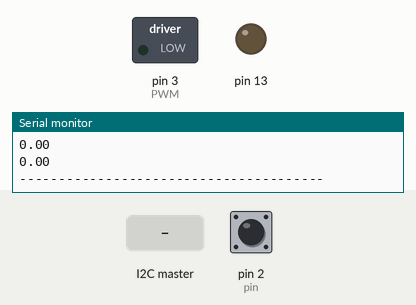
Simulated run of this sketch. Board: Arduino Uno, built with avr-gcc and run on an emulated ATmega328P. Shown: switched loads named in the sketch (green lamp = pin HIGH), output pins drawn as LEDs (lit = HIGH), the last lines printed to the serial monitor. Inputs (shaded band) come from the test bench; at power-on: pin 2 (pin) HIGH.

Above: at 1.2 s.
1.3 s: the I2C master sends the byte 1
At 1.9 s:
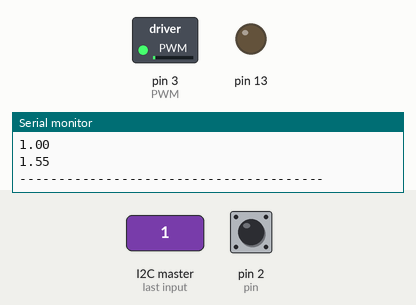
4.3 s: the I2C master sends the byte 90
At 6.0 s:
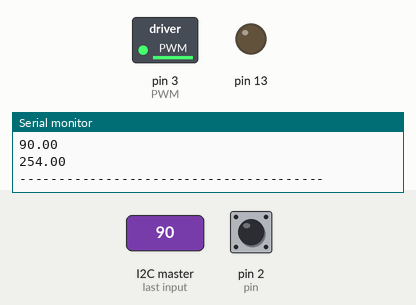
Timing chart, 0 to 7.5 s (numbered marks = the images above; inputs shaded):
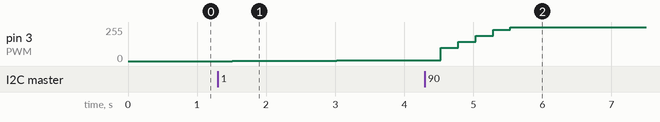

Measured:
- after the input at 1.3 s, pin 3 (PWM): moves from 0/255 to 6/255 over 2.5 s, starting after 0.21 s

The sketch:

Final_project.ino
```cpp
#include <Wire.h>
#define SLAVE_ADDRESS 0x09

bool flagSend = false;
int valueSend;
int speedReference;
long m1,m2; //Store time in interrupts
float speed;//Sepeed calculation
long t_tot=0;//Mean value of interrupts
long up_times[3]={0,0,0};//Interrupts timing
int index=0; //Intex for interrupts timing
int pin = 2; // Encoder pin
int PWM = 3; //PWM pin
int SetPoint;
float kp = 0.55;
float ki = 0.5;
float kd = 0.001;
float integralError = 0;
float previousError;
float derivativeOutput;
float integralOutput;
float error ,control;
long t_min;
//Interrupt for encoder
void int0()
{
m1=micros();
up_times[index]=m1-m2;
index=(index+1)%3;
m2=m1;
}
void setup() {
//Configuration i2c
pinMode(13,OUTPUT);
Wire.begin(SLAVE_ADDRESS);
// define callbacks for i2c communication
Wire.onReceive(receiveData);
Wire.onRequest(sendData);
Serial.println("Ready !");

pinMode(pin, INPUT);
pinMode(12,INPUT);
digitalWrite(12,HIGH);
digitalWrite(pin,HIGH);


attachInterrupt(digitalPinToInterrupt(pin), int0, RISING);
//Initialize serial and wait for port to open:
Serial.begin(115200);
while (!Serial) {
; // wait for serial port to connect. Needed for native USB
}
}
void loop() {
Serial.println("---------------------------------------");

  delay(250); //whait for 2 seconds
  //to allow the ,motor to stabilize

  t_min=up_times[0]+up_times[1]+up_times[2];
  speed=60E6/t_min/30; //Compute speed


  if (speed > 255){
    speed= 0;
  }

  error = SetPoint - speed;
  speedReference = SetPoint;

  //Integral part
  integralError += error;
  integralOutput = ki * integralError;

  //derivative part
  derivativeOutput = kd * (error - previousError);
  previousError = error;
  control = kp * error + integralOutput + derivativeOutput;


  if (control > 255){
    control= 254;
  }


  analogWrite(PWM,control); //set pwm

  //Serial.print(i);
  Serial.print(",");
  Serial.println(speed); //print speed
  Serial.println(error);
  Serial.println(control);

}

//Callback receive
void receiveData(int byteCount){
  while (Wire.available()) {
    SetPoint = Wire.read();
    Serial.print("data received: ");
    Serial.println(SetPoint);
  }

}

//Callback Send
// callback for sending data
void sendData() {
  Serial.println("Inside send***************************");
  if (flagSend == false) {
    valueSend = speed;
    flagSend = true;
  } else {
    valueSend = speedReference;
    flagSend = false;
  }

  Wire.write(valueSend);

  delay(1000);
}
```
